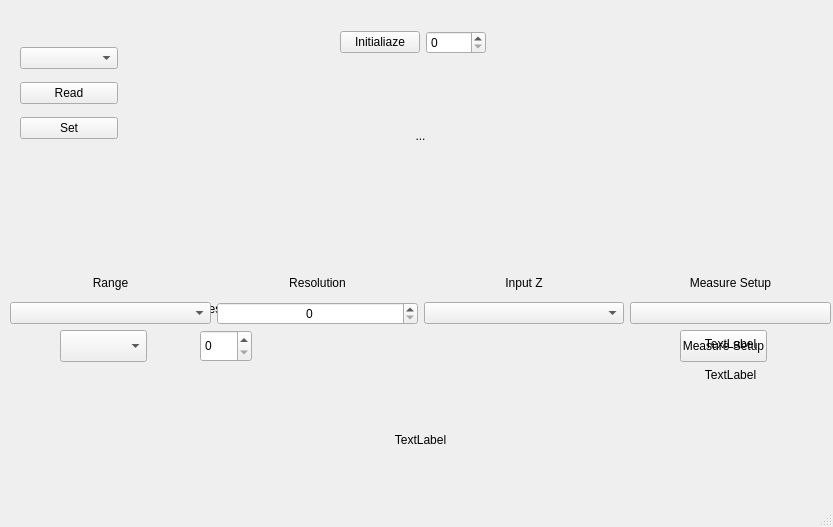
<?xml version="1.0" encoding="UTF-8"?>
<ui version="4.0">
 <class>MainWindow</class>
 <widget class="QMainWindow" name="MainWindow">
  <property name="geometry">
   <rect>
    <x>0</x>
    <y>0</y>
    <width>833</width>
    <height>527</height>
   </rect>
  </property>
  <property name="windowTitle">
   <string>MainWindow</string>
  </property>
  <widget class="QWidget" name="centralwidget">
   <widget class="QLabel" name="status_label">
    <property name="geometry">
     <rect>
      <x>40</x>
      <y>430</y>
      <width>761</width>
      <height>20</height>
     </rect>
    </property>
    <property name="text">
     <string>TextLabel</string>
    </property>
    <property name="alignment">
     <set>Qt::AlignmentFlag::AlignCenter</set>
    </property>
   </widget>
   <widget class="QLabel" name="measure_display_label">
    <property name="geometry">
     <rect>
      <x>300</x>
      <y>110</y>
      <width>241</width>
      <height>51</height>
     </rect>
    </property>
    <property name="text">
     <string>...</string>
    </property>
    <property name="alignment">
     <set>Qt::AlignmentFlag::AlignCenter</set>
    </property>
   </widget>
   <widget class="QLabel" name="dci_range_label">
    <property name="geometry">
     <rect>
      <x>70</x>
      <y>300</y>
      <width>91</width>
      <height>18</height>
     </rect>
    </property>
    <property name="visible">
     <bool>false</bool>
    </property>
    <property name="text">
     <string>Range</string>
    </property>
   </widget>
   <widget class="QComboBox" name="dci_range_combo">
    <property name="geometry">
     <rect>
      <x>60</x>
      <y>330</y>
      <width>87</width>
      <height>32</height>
     </rect>
    </property>
    <property name="visible">
     <bool>false</bool>
    </property>
   </widget>
   <widget class="QLabel" name="dci_res_label">
    <property name="geometry">
     <rect>
      <x>200</x>
      <y>300</y>
      <width>91</width>
      <height>18</height>
     </rect>
    </property>
    <property name="visible">
     <bool>false</bool>
    </property>
    <property name="text">
     <string>Resolution</string>
    </property>
   </widget>
   <widget class="QSpinBox" name="dci_res_spin">
    <property name="geometry">
     <rect>
      <x>200</x>
      <y>330</y>
      <width>52</width>
      <height>32</height>
     </rect>
    </property>
    <property name="visible">
     <bool>false</bool>
    </property>
   </widget>
   <widget class="QLabel" name="dci_label_3">
    <property name="geometry">
     <rect>
      <x>330</x>
      <y>300</y>
      <width>91</width>
      <height>18</height>
     </rect>
    </property>
    <property name="visible">
     <bool>false</bool>
    </property>
    <property name="text">
     <string/>
    </property>
   </widget>
   <widget class="QLabel" name="dci_label_4">
    <property name="geometry">
     <rect>
      <x>510</x>
      <y>300</y>
      <width>91</width>
      <height>18</height>
     </rect>
    </property>
    <property name="visible">
     <bool>false</bool>
    </property>
    <property name="text">
     <string/>
    </property>
   </widget>
   <widget class="QPushButton" name="dci_measure_setup_button">
    <property name="geometry">
     <rect>
      <x>680</x>
      <y>330</y>
      <width>87</width>
      <height>32</height>
     </rect>
    </property>
    <property name="visible">
     <bool>false</bool>
    </property>
    <property name="text">
     <string>Measure Setup</string>
    </property>
   </widget>
   <widget class="QWidget" name="dcv_widget" native="true">
    <property name="geometry">
     <rect>
      <x>10</x>
      <y>270</y>
      <width>821</width>
      <height>118</height>
     </rect>
    </property>
    <layout class="QGridLayout" name="gridLayout">
     <item row="0" column="0">
      <widget class="QLabel" name="dcv_range_label">
       <property name="text">
        <string>Range</string>
       </property>
       <property name="alignment">
        <set>Qt::AlignmentFlag::AlignCenter</set>
       </property>
      </widget>
     </item>
     <item row="0" column="1">
      <widget class="QLabel" name="dcv_res_label">
       <property name="text">
        <string>Resolution</string>
       </property>
       <property name="alignment">
        <set>Qt::AlignmentFlag::AlignCenter</set>
       </property>
      </widget>
     </item>
     <item row="0" column="2">
      <widget class="QLabel" name="dcv_zin_label">
       <property name="text">
        <string>Input Z</string>
       </property>
       <property name="alignment">
        <set>Qt::AlignmentFlag::AlignCenter</set>
       </property>
      </widget>
     </item>
     <item row="0" column="3">
      <widget class="QLabel" name="dcv_zin_label_2">
       <property name="text">
        <string>Measure Setup</string>
       </property>
       <property name="alignment">
        <set>Qt::AlignmentFlag::AlignCenter</set>
       </property>
      </widget>
     </item>
     <item row="1" column="0">
      <widget class="QComboBox" name="dcv_range_combo"/>
     </item>
     <item row="1" column="1">
      <widget class="QSpinBox" name="dcv_res_spin">
       <property name="alignment">
        <set>Qt::AlignmentFlag::AlignCenter</set>
       </property>
      </widget>
     </item>
     <item row="1" column="2">
      <widget class="QComboBox" name="dcv_zin_combo"/>
     </item>
     <item row="1" column="3">
      <widget class="QPushButton" name="dcv_measure_setup_button">
       <property name="text">
        <string/>
       </property>
      </widget>
     </item>
     <item row="2" column="3">
      <widget class="QLabel" name="time_label">
       <property name="text">
        <string>TextLabel</string>
       </property>
       <property name="alignment">
        <set>Qt::AlignmentFlag::AlignCenter</set>
       </property>
      </widget>
     </item>
     <item row="3" column="3">
      <widget class="QLabel" name="nplc_label">
       <property name="text">
        <string>TextLabel</string>
       </property>
       <property name="alignment">
        <set>Qt::AlignmentFlag::AlignCenter</set>
       </property>
      </widget>
     </item>
    </layout>
   </widget>
   <widget class="QWidget" name="init_widget" native="true">
    <property name="geometry">
     <rect>
      <x>340</x>
      <y>20</y>
      <width>146</width>
      <height>45</height>
     </rect>
    </property>
    <layout class="QHBoxLayout" name="horizontalLayout">
     <item>
      <widget class="QPushButton" name="init_button">
       <property name="text">
        <string>Initialiaze</string>
       </property>
      </widget>
     </item>
     <item>
      <widget class="QSpinBox" name="gpib_addr_spin"/>
     </item>
    </layout>
   </widget>
   <widget class="QWidget" name="mode_read_set_widget" native="true">
    <property name="geometry">
     <rect>
      <x>20</x>
      <y>40</y>
      <width>98</width>
      <height>108</height>
     </rect>
    </property>
    <layout class="QVBoxLayout" name="verticalLayout">
     <item>
      <widget class="QComboBox" name="mode_combo"/>
     </item>
     <item>
      <widget class="QPushButton" name="read_button">
       <property name="text">
        <string>Read</string>
       </property>
      </widget>
     </item>
     <item>
      <widget class="QPushButton" name="set_button">
       <property name="text">
        <string>Set</string>
       </property>
      </widget>
     </item>
    </layout>
   </widget>
   <zorder>mode_read_set_widget</zorder>
   <zorder>status_label</zorder>
   <zorder>measure_display_label</zorder>
   <zorder>dci_range_label</zorder>
   <zorder>dci_range_combo</zorder>
   <zorder>dci_res_label</zorder>
   <zorder>dci_res_spin</zorder>
   <zorder>dci_label_3</zorder>
   <zorder>dci_label_4</zorder>
   <zorder>dci_measure_setup_button</zorder>
   <zorder>dcv_widget</zorder>
   <zorder>init_widget</zorder>
  </widget>
  <widget class="QMenuBar" name="menubar">
   <property name="geometry">
    <rect>
     <x>0</x>
     <y>0</y>
     <width>833</width>
     <height>23</height>
    </rect>
   </property>
  </widget>
  <widget class="QStatusBar" name="statusbar"/>
 </widget>
 <resources/>
 <connections/>
</ui>
